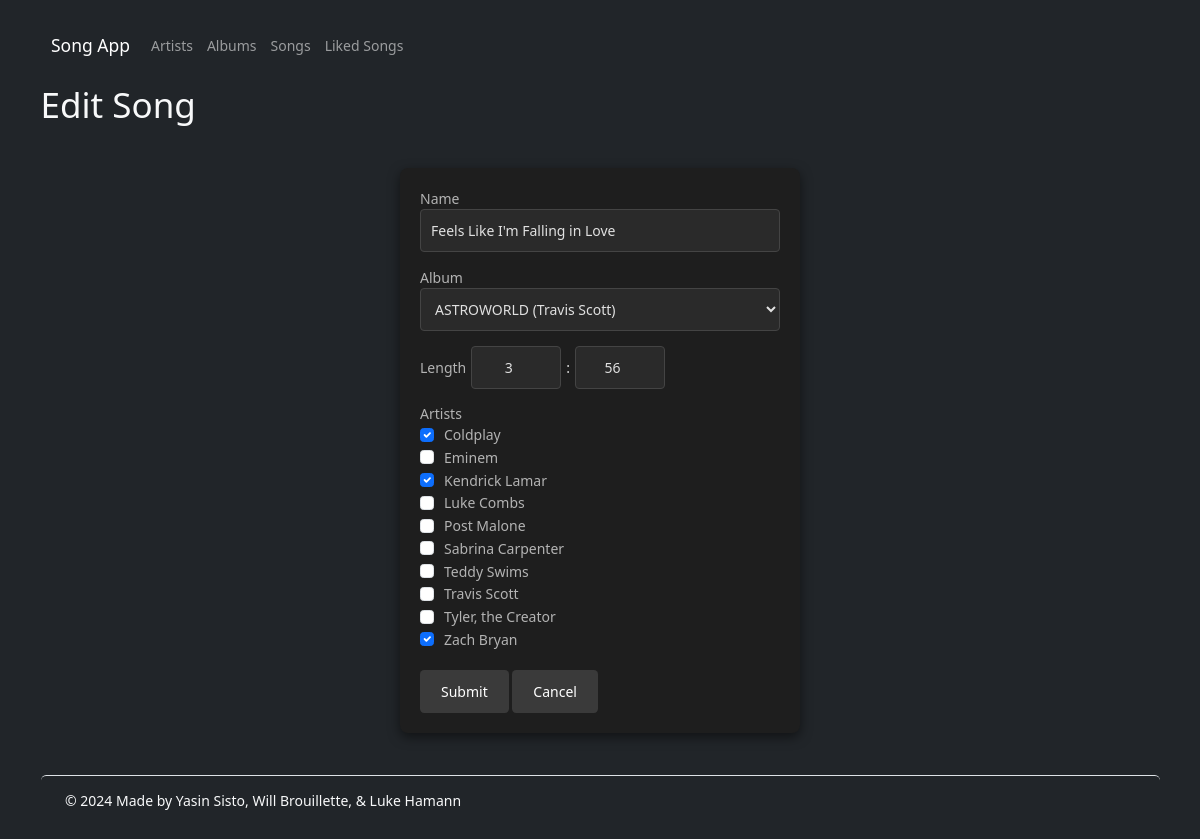
The app's page /?action=songForm&songId=2 with its own data.
### tables this page shows
CREATE TABLE songs (
    id      int           AUTO_INCREMENT,
    name    varchar(1023) NOT NULL,
    length  int           NOT NULL,
    albumId int           NOT NULL,
    PRIMARY KEY (id),
    CONSTRAINT songsFkAlbumId FOREIGN KEY (albumId) REFERENCES albums(id)
        ON DELETE CASCADE
);

CREATE TABLE artists (
    id               int           AUTO_INCREMENT,
    name             varchar(127)  NOT NULL,
    imagePath        varchar(1023) NOT NULL,
    monthlyListeners int           NOT NULL,
    PRIMARY KEY (id),
    CONSTRAINT artistsUkName UNIQUE (name)
);

### index.php (called while the page is built, shortened)
<?php
require('models/_database.php');
require('models/artists.php');
require('models/albums.php');
require('models/songs.php');
require('models/artistsSongs.php');
require('controllers/songsController.php');

### models/songs.php (called while the page is built, shortened)
<?php
function getSong(int $songId) : array
{
    global $db;
    $query = 'SELECT songs.id id, songs.name name, songs.length length,
                     songs.albumId albumId, albums.name albumName,
                     albums.imagePath imagePath
              FROM songs
                  JOIN albums ON songs.albumId = albums.id
              WHERE songs.id = :songId';
    $statement = $db->prepare($query);
    $statement->bindValue(':songId', $songId);
    $statement->execute();
    $song = $statement->fetch();
    $query = 'SELECT artists.id id, artists.name name,
                     artists.imagePath imagePath
              FROM songs
                  JOIN albums ON songs.albumId = albums.id
                  JOIN artists ON albums.artistId = artists.id
              WHERE songs.id = :songId
              UNION
              SELECT artists.id, artists.name, artists.imagePath
              FROM artistsSongs
                  JOIN artists ON artistsSongs.artistId = artists.id
              WHERE artistsSongs.songId = :songId';
    $statement = $db->prepare($query);
    $statement->bindValue(':songId', $songId);
    $statement->execute();
    $artists = $statement->fetchAll();
    $song['artists'] = $artists;
    return $song;
}
?>

### models/albums.php (called while the page is built, shortened)
<?php
function getAllAlbums() : array
{
    global $db;
    $query = 'SELECT albums.id id, albums.name name, albums.artistId artistId,
                     albums.imagePath imagePath, artists.name artistName
              FROM albums
                  JOIN artists ON albums.artistId = artists.id
              ORDER BY LOWER(albums.name)';
    $statement = $db->prepare($query);
    $statement->execute();
    $albums = $statement->fetchAll();
    return $albums;
}
?>

### models/artists.php (called while the page is built, shortened)
<?php
function getAllArtists()
{
    global $db;
    $query = 'SELECT id, name, monthlyListeners, imagePath
              FROM artists
              ORDER BY LOWER(name)';
    $statement = $db->prepare($query);
    $statement->execute();
    $artists = $statement->fetchAll();
    return $artists;
}
?>

### models/artistsSongs.php (called while the page is built, shortened)
<?php
function getArtistIdsBySongId(int $songId) : array
{
    global $db;
    $query = 'SELECT artistId
              FROM artistsSongs
              WHERE songId = :songId';
    $statement = $db->prepare($query);
    $statement->bindValue(':songId', $songId);
    $statement->execute();
    $rows = $statement->fetchAll();
    $artistIds = array();
    foreach ($rows as $row) $artistIds[] = $row['artistId'];
    return $artistIds;
}
?>

### views/songs/songForm.php (the view, shortened to what this page needs)
<?php include('views/_partials/header.php'); ?>
<h1>
    <?php echo ($song['id'] == 0 ? 'Add' : 'Edit') . ' Song'; ?>
</h1>
<form action="." method="post" class="form">
    <div class="form-group">
        <label for="name" class="label">Name</label>
        <input type="text" name="name" id="name" class="input"
            value="<?php echo htmlspecialchars($song['name']); ?>" autofocus />
    </div>
    <div>
        <label for="albumId" class="label">Album</label>
        <select name="albumId" class="select">
            <?php foreach ($albums as $album) : ?>
                <option value="<?php echo $album['id']; ?>">
                    <?php echo htmlspecialchars($album['name']) . ' (' .
                        htmlspecialchars($album['artistName']) . ')'; ?>
                </option>
            <?php endforeach; ?>
        </select>
    </div>
    <?php
    $length = $song['length'];
    $minutes = intdiv($length, 60);
    $seconds = $length - ($minutes * 60);
    ?>
    <div class="form-group length-group">
        <label for="minutes" class="mr-2 label">Length</label>
        <input type="number" name="minutes" id="minutes" class="input"
            value="<?php echo $minutes; ?>" />
        <span class="label">:</span>
        <input type="number" name="seconds" id="seconds" class="input"
            value="<?php echo $seconds; ?>" />
    </div>
    <div class="form-group check-boxes mt-3">
        <label class="label">Artists</label>
        <?php foreach ($artists as $artist) : ?>
            <div class="form-check">
                <input type="checkbox" name="artistIds[<?php echo $artist['id']; ?>]"
                    class="form-check-input"
                    <?php echo (in_array($artist['id'], $artistIds) ? 'checked' : ''); ?> />
                <label class="form-check-label label">
                    <?php echo htmlspecialchars($artist['name']); ?>
                </label>
            </div>
        <?php endforeach; ?>
    </div>
    <div>
        <input type="submit" value="Submit" class="btn btn-submit" />
        <?php
        if ($song['id'] == 0)
        {
            $href = '?action=listSongs';
        }
        else
        {
            $href = "?action=viewSong&songId=" . $song['id'];
        }
        ?>
        <a href="<?php echo $href; ?>" class="btn btn-cancel">
            Cancel
        </a>
    </div>
</form>
<?php include('views/_partials/footer.php'); ?>

### css/site.css (style rules this page uses)
:root { font-family: 'Arial', sans-serif; font-size: 14px; position: relative; min-height: 100%; }
body { background-color: #121212; color: #e0e0e0; }
.btn { background-color: #3a3a3a; color: #fff; border: none; border-radius: 0.3rem; padding: 0.8rem 1.5rem; }
.btn-submit, .btn-cancel { cursor: pointer; transition: background-color 0.3s ease; text-decoration: none; display: inline-block; }
.form { background-color: #1e1e1e; padding: 20px; border-radius: 8px; box-shadow: 0 4px 12px rgba(0, 0, 0, 0.5); max-width: 400px; margin: 3rem auto; }
.label { color: #b3b3b3; }
.input { color: #e0e0e0; background-color: #2a2a2a; border: 1px solid #444; border-radius: 4px; padding: 10px; width: 100%; margin-bottom: 15px; }
.select { background-color: #2a2a2a; color: #e0e0e0; border: 1px solid #444; border-radius: 4px; padding: 10px; width: 100%; margin-bottom: 15px; }
.form-check-input { margin-right: 10px; }
.length-group { display: flex; align-items: center; gap: 5px; }
.length-group .input { width: 25%; text-align: center; margin-bottom: 0px; }
.length-group span { color: #e0e0e0; }
.check-boxes { margin-bottom: 20px; }

### records on screen
songs: name "Feels Like I'm Falling in Love", minutes "3", seconds "56"
artists: id "☑", name "Coldplay"
artists: name "Eminem"
artists: id "☑", name "Kendrick Lamar"
artists: name "Luke Combs"
artists: name "Post Malone"
artists: name "Sabrina Carpenter"
artists: name "Teddy Swims"
artists: name "Travis Scott"
artists: name "Tyler, the Creator"
artists: id "☑", name "Zach Bryan"

### other values on screen
form field albumId "ASTROWORLD (Travis Scott)"
